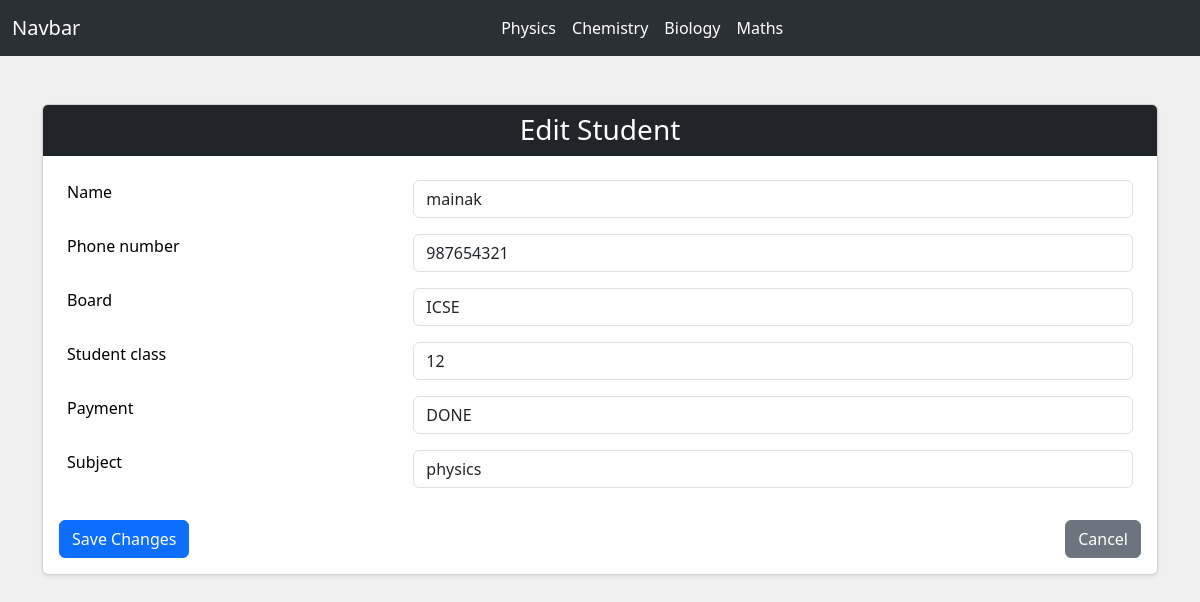
The page /student/6/edit/ on the database as committed earlier.
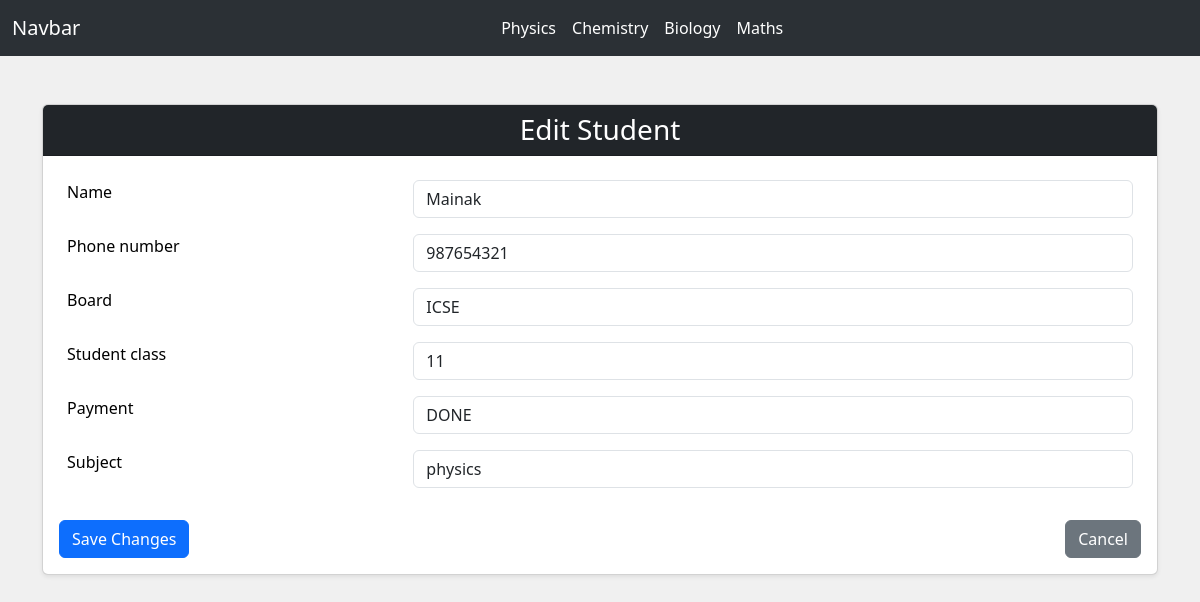
The same page on the database as committed later.
### myapp/models.py (models this page shows, shortened)
class Student(models.Model):
    name = models.CharField(max_length=100)
    phone_number = models.CharField(max_length=15, default='N/A')
    board = models.CharField(max_length=50, choices=[('CBSE', 'CBSE'), ('WBBSE', 'WBBSE'), ('ICSE', 'ICSE')])
    student_class = models.CharField(max_length=10)
    payment = models.CharField(max_length=50, choices=[('DONE', 'DONE'), ('NOT DONE', 'NOT DONE')], default='NOT DONE')
    subject = models.CharField(max_length=100, default='All')

### myapp/views.py (the view)
# urls.py: path('student/<int:student_id>/edit/', views.edit_student, name='edit_student'),
def edit_student(request, student_id):
    student = get_object_or_404(Student, id=student_id)
    if request.method == 'POST':
        form = StudentForm(request.POST, instance=student)
        if form.is_valid():
            form.save()
            messages.success(request, 'Student profile updated successfully!')
            return redirect('student_profile', student_id=student.id)
    else:
        form = StudentForm(instance=student)
    return render(request, 'edit_student.html', {'form': form, 'student': student})

### myapp/forms.py
class StudentForm(forms.ModelForm):
    class Meta:
        model = Student
        fields = ['name', 'phone_number', 'board', 'student_class', 'payment', 'subject']
        widgets = {
            'name': forms.TextInput(attrs={'class': 'form-control', 'placeholder': 'Enter student name'}),
            'phone_number': forms.TextInput(attrs={'class': 'form-control', 'placeholder': 'Enter phone number'}),
            'board': forms.Select(attrs={'class': 'form-control'}),
            'student_class': forms.NumberInput(attrs={'class': 'form-control', 'placeholder': 'Enter class'}),
            'payment': forms.Select(attrs={'class': 'form-control'}),
            'subject': forms.TextInput(attrs={'class': 'form-control', 'placeholder': 'Enter subject'}),
        }

### templates/edit_student.html (shortened to what this page needs)
{% extends "base.html" %}
{% load static %}
{% block style %}
<link rel="stylesheet" href="{% static 'css/style.css' %}">
{% endblock %}
{% block body %}
<div class="container py-5">
    <div class="card shadow-sm">
        <div class="card-header bg-dark text-white">
            <h3 class="mb-0 text-center">Edit Student</h3>
        </div>
        <div class="card-body">
            <form method="POST">
                <table class="table table-borderless">
                    <tbody>
                        {% for field in form %}
                        <tr>
                            <td><label for="{{ field.id_for_label }}" class="form-label">{{ field.label }}</label></td>
                            <td>{{ field }}</td>
                        </tr>
                        {% endfor %}
                    </tbody>
                </table>
                <div class="d-flex justify-content-between mt-4">
                    <button type="submit" class="btn btn-primary">Save Changes</button>
                    <a href="{% url 'student_profile' student.id %}" class="btn btn-secondary">Cancel</a>
                </div>
            </form>
        </div>
    </div>
</div>
{% endblock %}

Rows that differ between the two databases and show on the page:
changed Student "ICSE": name "mainak" → "Mainak"; student_class "12" → "11"
